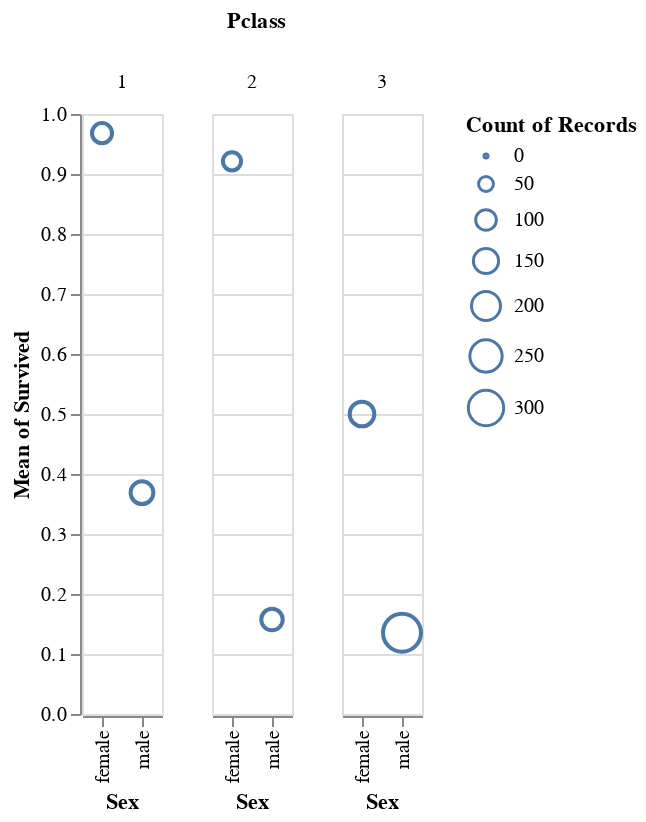

Notebook code for this chart:
### Markdown cell above
**Size**

In the graph below:
* Proportion survived is encoded to the y-axis
* Sex is encoded to the x-axis
* Pclass is encoded to facet column
* Number of passengers is encoded to **size of mark**

### Code cell
alt.Chart(titanic).mark_point().encode(
    y='mean(Survived)',
    x='Sex',
    column='Pclass:O',
    size='count()'
)

### Figure 1 — Vega-Lite specification as saved in the notebook (floating-point values rounded to 4 significant figures; data arrays with more than 128 entries replaced by an {"elided": "..."} marker saying what was removed)
{"config": {"view": {"continuousWidth": 400, "continuousHeight": 300}}, "data": {"name": "data-93290830beea3a875eeab316df346c54"}, "mark": "point", "encoding": {"column": {"type": "ordinal", "field": "Pclass"}, "size": {"type": "quantitative", "aggregate": "count"}, "x": {"type": "nominal", "field": "Sex"}, "y": {"type": "quantitative", "aggregate": "mean", "field": "Survived"}}, "$schema": "https://vega.github.io/schema/vega-lite/v4.8.1.json", "datasets": {"data-93290830beea3a875eeab316df346c54": {"elided": "891 records"}}}
